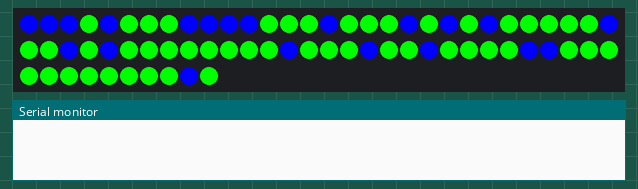
Simulated run of this sketch. Board: Arduino Uno, built with avr-gcc and run on an emulated ATmega328P. On the bench: 70 RGB LEDs in strip order, left to right, continuing on the next row, the last lines printed to the serial monitor. Random numbers use the default seed unless the sketch sets one.

Above: at 0.8 s.
At 7.29 s:
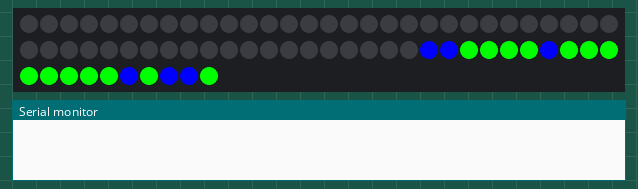
At 16.6 s:
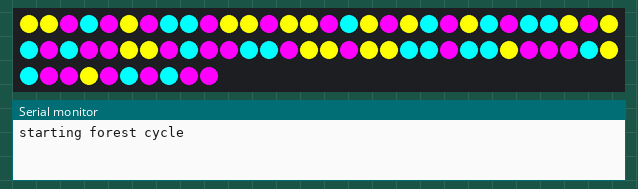
At 19.07 s:
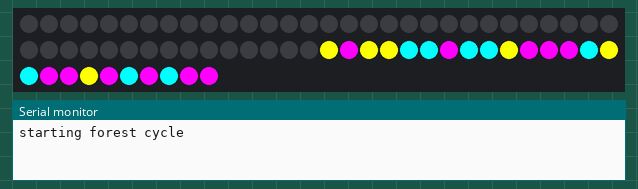
At 24.5 s:
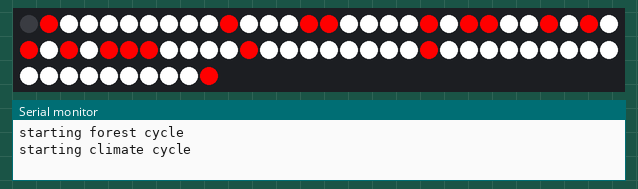
At 26.0 s:
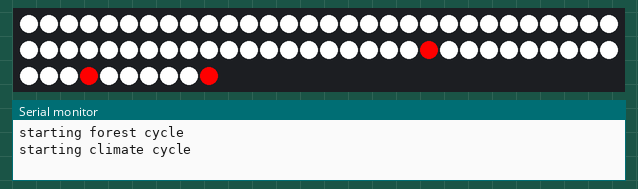

Measured:
- what the display in image 5 shows lasts 1.1 s, from 26.0 s to 27.1 s

The sketch:

final_led_code.ino
```cpp
#include <Adafruit_NeoPixel.h>
#ifdef __AVR__
#include <avr/power.h>
#endif

#define PIN            5
#define NUMPIXELS      70

#include <SoftwareSerial.h>

Adafruit_NeoPixel pixels = Adafruit_NeoPixel(NUMPIXELS, PIN, NEO_GRB + NEO_KHZ800);


int nLedColor[3];


//this is to keep track of the ledswap
long lastLedChangedTime;
int updateTime = 50;

//this is to keep track of the changing mode
long lastTimeModeChanged;
long changeModeInterval = 6000;
int activeMode = 0;
int nModes = 3;

//this is to randomly create a flas of light to simulate the water being watered
long lastWaterTime = 0;
int waterInterval = 1000;


int ledColors[70];

uint32_t black = pixels.Color(0, 0, 0);
uint32_t red = pixels.Color(255, 0, 0);
uint32_t green = pixels.Color(0, 255, 0);
uint32_t blue = pixels.Color(0, 0, 255);
uint32_t yellow = pixels.Color(255, 255, 0);
uint32_t aqua = pixels.Color(0, 255, 255);
uint32_t magenta = pixels.Color(255, 0, 255);
uint32_t white = pixels.Color(255, 255, 255);

uint32_t ColorArray[] = {black, red, green, blue, yellow, aqua, magenta, white};

int color1;
int color2;
int color3;


SoftwareSerial mySerial (9, 10);

void setup() {
  pixels.begin();

  Serial.begin (9600);
  initLedData(70, 30, 0, 2, 3, 0);

}

void loop() {

  if (millis() - lastTimeModeChanged > changeModeInterval) {
    activeMode++;
    turnOff();
    if (activeMode == nModes) {
      activeMode = 0;
    }

    switch (activeMode) {
      case 0:
        initLedData(70, 30, 0, 2, 3, 0);
        Serial.println("starting focus /relaxed mode");
        break;

      case 1:
        initLedData(30, 30, 30, 4, 5, 6);
        Serial.println("starting forest cycle");
        break;

      case 2:
        initLedData(25, 75, 0, 1, 7, 0);
        Serial.println("starting climate cycle");

        break;

      case 3:
        initLedData(75, 25, 0, 0, 0, 0);
        Serial.println("starting all climate");

        break;
    }
    lastTimeModeChanged = millis();
  }


  if (millis() - lastLedChangedTime > updateTime) {
    swapTwoColors();
    lastLedChangedTime = millis();
  }

  if (millis() - lastWaterTime > waterInterval) {
    flashFlash();
    lastWaterTime = millis();
    waterInterval = random (1000, 2000);
  }

  //printLedData();
  visualizeLed();
}

void initLedData(int data1, int data2, int data3, int color1, int color2, int color3) {

  color1 = color1;
  color2 = color2;
  color3 = color3;

  nLedColor[0] = map(data1, 0, 100, 0, NUMPIXELS);
  nLedColor[1] = map(data2, 0, 100, 0, NUMPIXELS);
  nLedColor[2] = NUMPIXELS - nLedColor[0] - nLedColor[1];

  int colorAssigned[3] = {0, 0, 0};

  for (int i = 0; i < NUMPIXELS; i++) {
    int randomColor = int(random(3));
    int sum = colorAssigned[0] + colorAssigned[1] + colorAssigned[2];

    if (colorAssigned[randomColor] < nLedColor[randomColor] ) {
      switch (randomColor) {
        case (0):
          ledColors[i] = color1;
          colorAssigned[0]++;
          break;
        case (1):
          ledColors[i] = color2;
          colorAssigned[1]++;
          break;
        case (2):
          ledColors[i] = color3;
          colorAssigned[2]++;
          break;
      }
    } else {
      i--;
    }
  }
}


void printLedData() {
  for (int i = 0; i < NUMPIXELS; i++) {
    Serial.print(ledColors[i]);
    Serial.print("-");
  }
  Serial.println();
}

void visualizeLed() {
  for (int i = 0; i < NUMPIXELS; i++) {
    pixels.setPixelColor(i, ColorArray[ledColors[i]]);
  }
  pixels.show();
}

void swapTwoColors() {
  int random1Led = random (NUMPIXELS);
  int random2Led = random (NUMPIXELS);

  int color1 = ledColors[random1Led];
  int color2 = ledColors[random2Led];

  ledColors[random1Led] = color2;
  ledColors[random2Led] = color1;
}


void flashFlash() {
  for (int i = 0; i < 3; i++) {
    for (int i = 0; i < NUMPIXELS; i++) {
      pixels.setPixelColor(i, pixels.Color(255, 255, 255));
      pixels.show();

    }
    for (int i = 0; i < NUMPIXELS; i++) {
      pixels.setPixelColor(i, pixels.Color(0, 0, 0));
      pixels.show();
    }
  }
}

void turnOff() {
  for (int i = 0; i < 3; i++) {
    for (int i = 0; i < NUMPIXELS; i++) {
      pixels.setPixelColor(i, pixels.Color(0, 0, 0));
      pixels.show();
      delay(20);
    }
  }
}

void parseCommandFromSerial() {
  if (mySerial.available() > 0) {
    String command = Serial.readStringUntil('\n');
    activeMode = command.toInt();
  }
}
```
